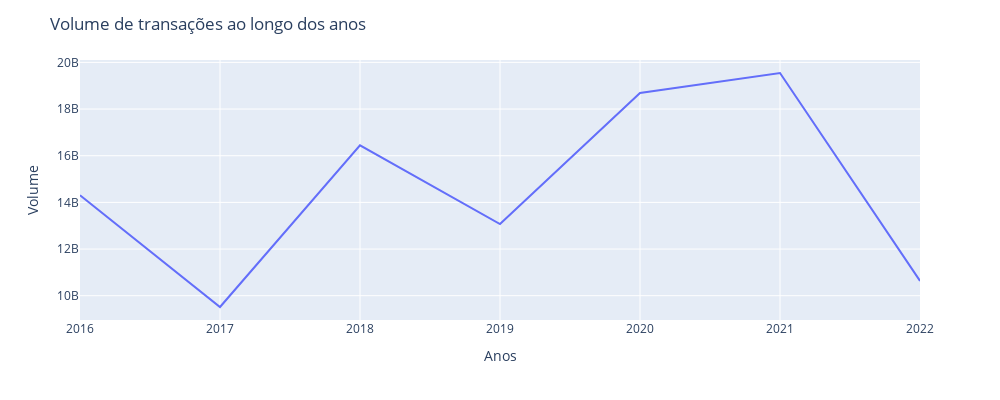

Notebook source saved alongside this figure:
### Markdown cell above
**<h5 id="id-3.2.1">3.2.1) Volume</h5>**

Primeiro, o atributo Volume. Vejamos o quanto a ação foi negociada ao longo do tempo.

### Code cell
# Obtendo o Somatório do Volume agrupado por Year
df_volume = df.groupby(['Year'], as_index=False)['Volume'].sum()

exibirTimeSeries(df_volume, 'Year', 'Volume', title='Volume de transações ao longo dos anos', ylabel='Volume', xlabel='Anos')

### Figure 1 — Plotly figure (JSON) as saved in the notebook; plotly's stock layout.template omitted (floating-point values rounded to 4 significant figures)
{"data": [{"hovertemplate": "Year=%{x}<br>Volume=%{y}<extra></extra>", "legendgroup": "", "line": {"color": "#636efa", "dash": "solid"}, "marker": {"symbol": "circle"}, "mode": "lines", "name": "", "orientation": "v", "showlegend": false, "type": "scatter", "x": [2016, 2017, 2018, 2019, 2020, 2021, 2022], "xaxis": "x", "y": [14303258400, 9515968100, 16443996900, 13069798800, 18686729100, 19545856400, 10634793000], "yaxis": "y"}], "layout": {"autosize": false, "height": 400, "legend": {"tracegroupgap": 0}, "margin": {"t": 60}, "title": {"text": "<span>Volume de transações ao longo dos anos</span>"}, "width": 1000, "xaxis": {"anchor": "y", "domain": [0, 1], "title": {"text": "<span>Anos</span>"}}, "yaxis": {"anchor": "x", "domain": [0, 1], "title": {"text": "<span>Volume</span>"}}}}
